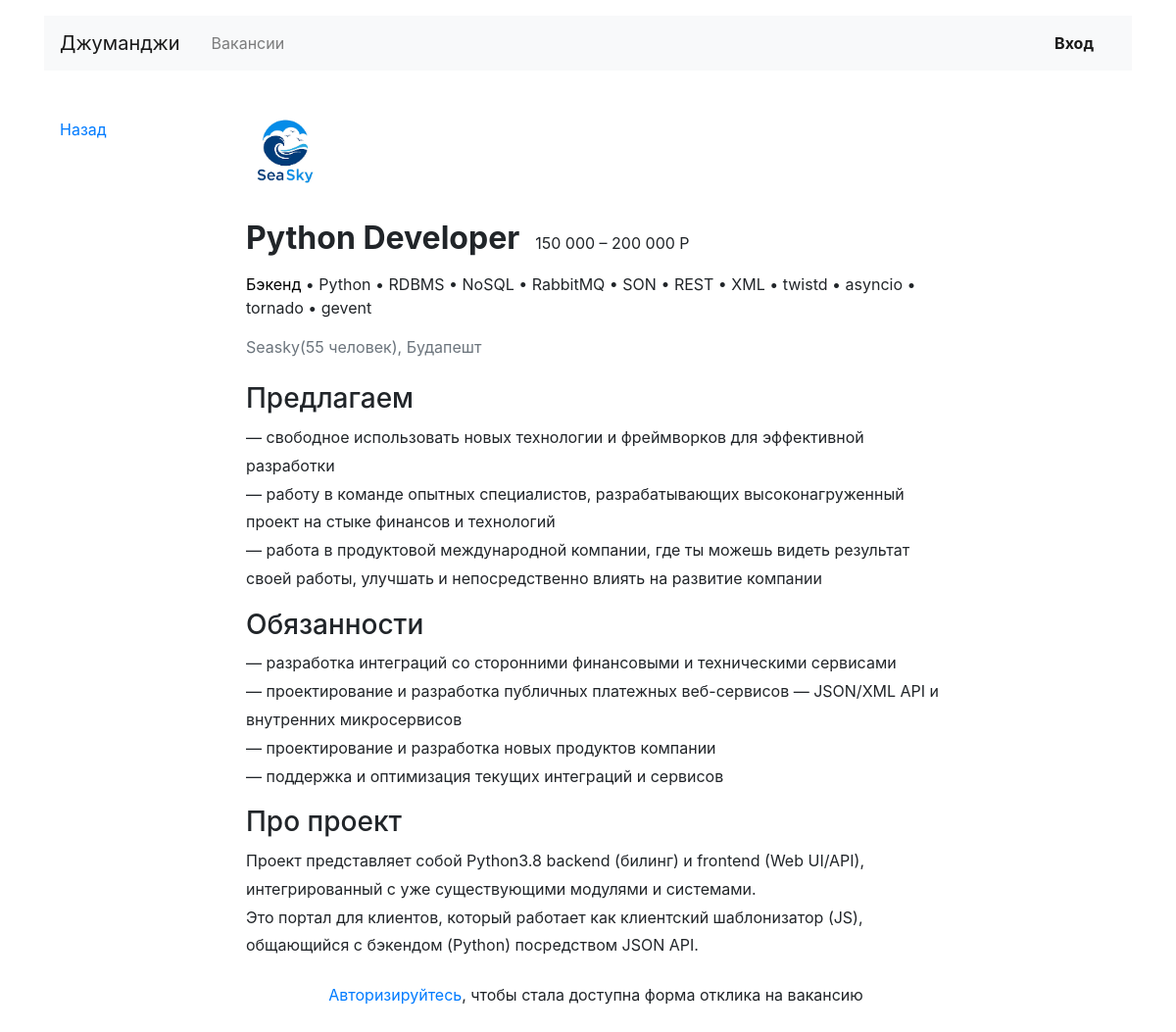
The app's page /vacancies/20/ with its own data.
### catalog/models.py (models this page shows)
class Vacancy(models.Model):
    title = models.CharField(max_length=255, verbose_name='Название вакансии')
    specialty = models.ForeignKey(
        'Specialty',
        related_name='vacancies',
        on_delete=models.CASCADE,
        verbose_name='Специализация',
    )
    company = models.ForeignKey(
        'Company',
        related_name='vacancies',
        on_delete=models.CASCADE,
        verbose_name='Компания',
    )
    skills = models.TextField(verbose_name='Навыки')
    description = models.TextField(verbose_name='Текст')
    salary_min = models.PositiveIntegerField(verbose_name='Зарплата от')
    salary_max = models.PositiveIntegerField(verbose_name='Зарплата до')
    published_at = models.DateField(verbose_name='Опубликовано')
    class Meta:
        verbose_name = 'вакансия'
        verbose_name_plural = 'вакансии'
        ordering = ('-published_at',)
    def __str__(self):
        return self.title

class Company(models.Model):
    name = models.CharField(unique=True, max_length=255, verbose_name='Название')
    location = models.CharField(max_length=255, verbose_name='Город')
    logo = models.ImageField(upload_to=settings.MEDIA_COMPANY_IMAGE_DIR, verbose_name='Логотипчик')
    description = models.TextField(verbose_name='Информация о компании')
    employee_count = models.PositiveIntegerField(verbose_name='Количество сотрудников')
    owner = models.OneToOneField(User, on_delete=models.CASCADE, verbose_name='Владелец')
    class Meta:
        verbose_name = 'компания'
        verbose_name_plural = 'компании'
    def __str__(self):
        return self.name

class Specialty(models.Model):
    code = models.SlugField(unique=True, verbose_name='Код')
    title = models.CharField(unique=True, max_length=255, verbose_name='Название')
    picture = models.ImageField(upload_to=settings.MEDIA_SPECIALITY_IMAGE_DIR, verbose_name='Картинка')
    class Meta:
        verbose_name = 'специализация'
        verbose_name_plural = 'специализации'
    def __str__(self):
        return self.title

### catalog/views.py (the view, shortened to what this page needs)
# urls.py: path('vacancies/<int:vacancy_id>/', views.VacancyDetail.as_view(), name='vacancy_detail'),
class VacancyDetail(DetailView):
    form_class = ApplicationForm
    template_name = 'catalog/job_seeker/vacancy_detail.html'
    def get_object(self, queryset=None):
        try:
            vacancy = (
                Vacancy.objects.select_related('specialty', 'company')
                .get(id=self.kwargs['vacancy_id'])
            )
        except Vacancy.DoesNotExist:
            raise Http404('Вакансия не найдена')
        return vacancy

### catalog/templatetags/catalog_filters.py (called while the page is built)
@register.filter
def ending(number, word):
    none_value = {'вакансия': 'Нет вакансий', 'человек': ''}
    if not number:
        return none_value[word]
    vacancies = {
        '1': 'вакансия',
        '2': 'вакансии', '3': 'вакансии', '4': 'вакансии',
        '5': 'вакансий', '6': 'вакансий', '7': 'вакансий',
        '8': 'вакансий', '9': 'вакансий', '0': 'вакансий',
    }
    people = {
        '1': 'человек',
        '2': 'человека', '3': 'человека', '4': 'человека',
        '5': 'человек', '6': 'человек', '7': 'человек',
        '8': 'человек', '9': 'человек', '0': 'человек',
    }
    number = str(number)
    ending = vacancies if word == 'вакансия' else people
    if number not in ('11', '12', '13', '14'):
        return f"{number} {ending[number[-1]]}"
    return f"{number} вакансий" if word == 'вакансия' else f"{number} человек"

@register.filter
def bullet(string):
    return ' • '.join(re.findall(r'([\w\s]+)[,\s]*', string))

### catalog/templates/catalog/job_seeker/vacancy_detail.html (shortened to what this page needs)
{% extends 'base.html' %}
{% load humanize %}
{% load catalog_filters %}
{% block content %}
  <main class="container mt-3 pb-5">
    <div class="row mt-5">
      <div class="col-12 col-lg-2">
        <div class="pl-3 mb-5">
          <p><a href="javascript:history.back()">Назад</a></p>
        </div>
      </div>
      <div class="col-12 col-lg-8">
        <section class="pl-3">
          <a href="{% url 'company_vacancies_list' vacancy.company.id %}">
            <img src="{{vacancy.company.logo.url}}" height="80" alt="{{vacancy.company}}">
          </a>
          <div class="d-flex align-items-baseline align-content-baseline">
            <h1 class="h2 mt-4 font-weight-bold" >{{vacancy.title}}</h1>
            <p class="m-0 pl-3">{{vacancy.salary_min|intcomma}} – {{vacancy.salary_max|intcomma}} Р</p>
          </div>
          <p class="mt-2">
            <a href="{% url 'specialty_vacancies_list' vacancy.specialty.code %}" style="color:black";>{{vacancy.specialty}}</a>
            • {{vacancy.skills|bullet}}
          </p>
          <p class="text-muted mb-4">
            {{vacancy.company}}{% if vacancy.company.employee_count %}({{vacancy.company.employee_count|ending:'человек'}}){% endif %},
            {{vacancy.company.location}}
          </p>
          <div style="line-height: 1.8;">
            {{vacancy.description|safe}}
          </div>
        {% if user.is_authenticated %}
          {% include 'catalog/job_seeker/includes/vacancy_reply_form.html' %}
        {% else %}
          <div class="mt-4 text-center">
            <p><a href="{% url 'login' %}" target="_blank">Авторизируйтесь</a>, чтобы стала доступна форма отклика на вакансию</p>
          </div>
        {% endif %}
        </section>
      </div>
    </div>
  </main>
{% endblock %}

### records on screen
Vacancy: company.logo (picture), title "Python Developer", salary_min "150 000", salary_max "200 000", specialty "Бэкенд", skills|bullet "Python • RDBMS • NoSQL • RabbitMQ • SON • REST • XML • twistd • asyncio • tornado • gevent", company "Seasky", company.employee_count|ending "55 человек", company.location "Будапешт", description "Предлагаем — свободное использовать новых технологии и фреймворков для эффективной разработки — работу в команде опытных специалистов, разрабатывающих высоконагруженный проект на стыке финансов и технологий — работа в продуктовой международной компании, где ты можешь видеть результат своей работы, улучшать и непосредственно влиять на развитие компании Обязанности — разработка интеграций со сторонними финансовыми и техническими сервисами — проектирование и разработка публичных платежных веб-сервисов — JSON/XML API и внутренних микросервисов — проектирование и разработка новых продуктов компании — поддержка и оптимизация текущих интеграций и сервисов Про проект Проект представляет собой…"
